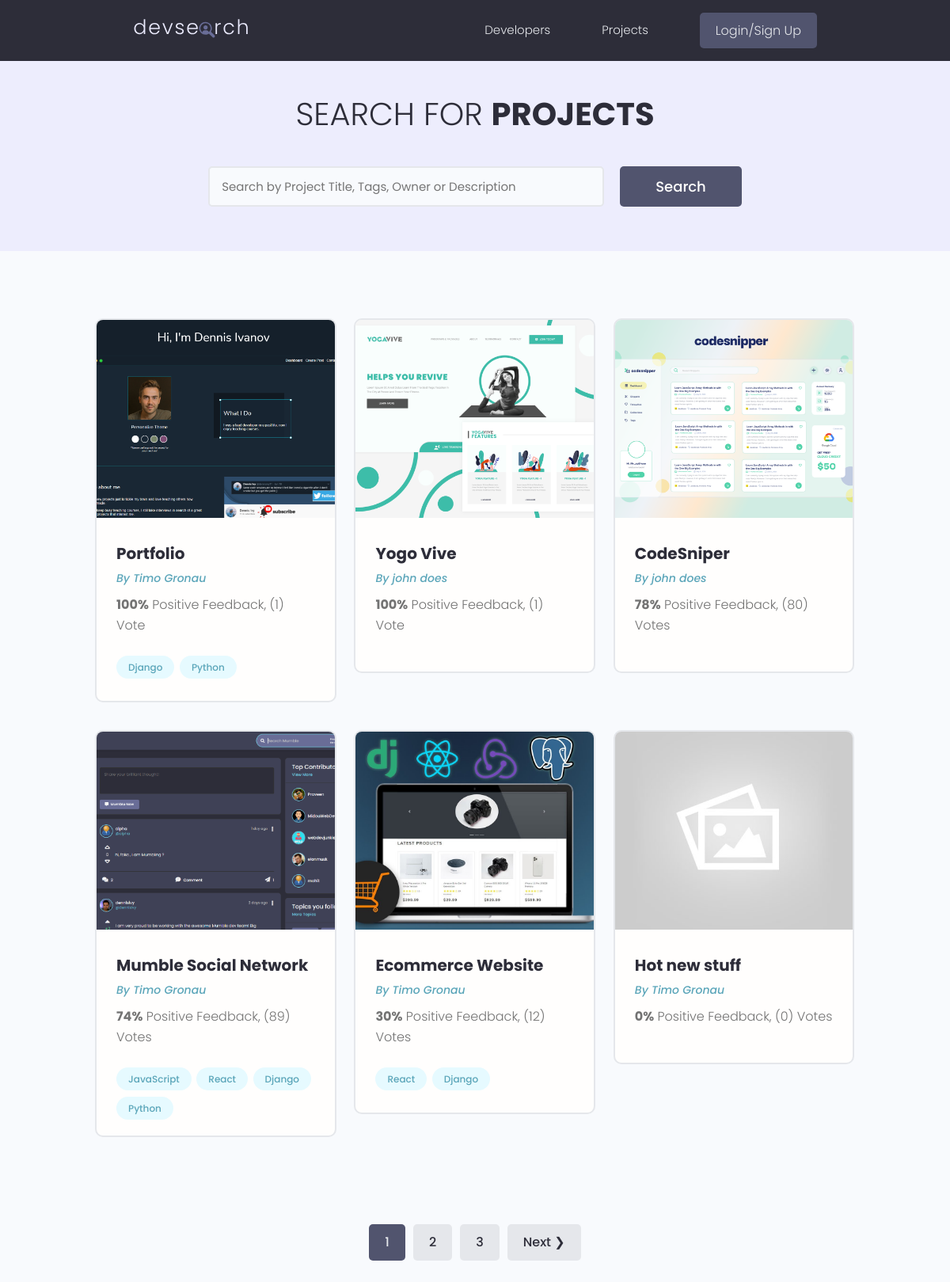
/projects/, run on the app's committed database.
### projects/models.py (models this page shows, shortened)
class Project(CreatedModifiedDateTime):
    id = models.UUIDField(default=uuid.uuid4, unique=True, primary_key=True, editable=False)
    owner = models.ForeignKey(Profile, null=True, blank=True, on_delete=models.SET_NULL)
    title = models.CharField(max_length=200)
    featured_image = models.ImageField(null=True, blank=True, default="default.jpg")
    description = models.TextField(null=True, blank=True) #blank for django, null for database
    demo_link = models.CharField(max_length=2000,null=True, blank=True)
    source_link = models.CharField(max_length=2000, null=True, blank=True)
    tags = models.ManyToManyField('Tag', blank=True) #need quotes bc Tag's below
    vote_total = models.IntegerField(default=0, null=True, blank=True)
    vote_ratio = models.IntegerField(default=0, null=True, blank=True)
    class Meta:
        ordering = ["-vote_ratio", "-vote_total"]

class Tag(CreatedModifiedDateTime):
    name = models.CharField(max_length=200)
    id = models.UUIDField(default=uuid.uuid4, unique=True, primary_key=True, editable=False)
    def __str__(self):
        return self.name

### users/models.py (models this page shows, shortened)
class Profile(models.Model):
    id = models.UUIDField(default=uuid.uuid4, unique=True, primary_key=True, editable=False)
    user = models.OneToOneField(User, on_delete=models.CASCADE, null=True, blank=True)
    name = models.CharField(max_length=200, null=True, blank=True)
    username = models.CharField(max_length=200, null=True, blank=True)
    location = models.CharField(max_length=200, null=True, blank=True)
    email = models.EmailField(max_length=500, blank=True, null=True)
    short_intro = models.CharField(max_length=200, null=True, blank=True)
    bio = models.TextField(blank=True, null=True)
    profile_image = models.ImageField(null=True, blank=True, upload_to="profiles/", default="profiles/user-default.png")
    social_github = models.CharField(max_length=200, null=True, blank=True)
    social_twitter = models.CharField(max_length=200, null=True, blank=True)
    social_linkedin = models.CharField(max_length=200, null=True, blank=True)
    social_stackoverflow = models.CharField(max_length=200, null=True, blank=True)
    social_website = models.CharField(max_length=200, null=True, blank=True)
    created_at = models.DateTimeField(auto_now_add=True)
    skills = models.ManyToManyField('Skill', related_name='profiles')

### projects/views.py (the view)
# urls.py: path("projects/", include("projects.urls")),
def projects(request):
    projects, search_query = search_projects(request)
    page = request.GET.get('page', 1)
    results = 6
    paginator = Paginator(projects, results)
    elided_page_range = paginator.get_elided_page_range(number=page)
    projects = paginator.page(page)
    context = {
            'projects':projects,
            'search_query':search_query,
            "paginator":paginator,
            'elided_page_range':elided_page_range
            }
    return render(request, "projects/projects.html", context)

### projects/utils.py (called while the page is built)
def search_projects(request):
    search_query = ""
    if request.GET.get("search_query"):
        search_query = request.GET.get("search_query")
    projects = Project.objects.distinct().filter(
        Q(title__icontains=search_query)|
        Q(description__icontains=search_query)|
        Q(owner__name__icontains=search_query) |
        Q(tags__name__icontains=search_query)
    )
    return projects, search_query

### projects/templates/projects/projects.html (shortened to what this page needs)
{%extends 'main.html'%} {% block content %}
<main class="projects">
  <section class="hero-section text-center">
    <div class="container container--narrow">
      <div class="hero-section__box">
        <h2>Search for <span>Projects</span></h2>
      </div>
      <div class="hero-section__search">
        <form id="search_form" class="form" action={% url "projects" %} method="get">
          <div class="form__field">
            <input
              class="input input--text"
              id="formInput#search"
              type="text"
              name="search_query"
              placeholder="Search by Project Title, Tags, Owner or Description"
              value="{{search_query}}"
              />
          </div>
          <input class="btn btn--sub btn--lg" type="submit" value="Search" />
        </form>
      </div>
    </div>
  </section>
  <section class="projectsList">
    <div class="container">
      <div class="grid grid--three">
        {%for project in projects %}
        <div class="column">
          <div class="card project">
            <a href="{% url 'project' project.id%}" class="project">
              <img
                class="project__thumbnail"
                src="{{project.featured_image.url}}"
                alt="project thumbnail"
              />
              <div class="card__body">
                <h3 class="project__title">{{project.title}}</h3>
                <p>
                    <a class="project__author" href="{% url 'user-profile' project.owner.id%}">By {{project.owner.name}}</a>
                </p>
                <p class="project--rating">
                  <span style="font-weight: bold">{{project.vote_ratio}}%</span> Positive Feedback,
                  ({{project.vote_total}}) Vote{{project.vote_total|pluralize:"s"}}
                </p>
                <div class="project__tags">
                {% for tag in project.tags.all %}
                  <span class="tag tag--pill tag--main">
                    <small>{{tag}}</small>
                  </span>
                {% endfor %}
                </div>
              </div>
            </a>
          </div>
        </div>
        {% endfor %}
      </div>
    </div>
  </section>
  {% include 'pagination.html' with queryset=projects page_range=elided_page_range %}  </div>
</main>
{% endblock content %}

### static/styles/app.css (style rules this page uses)
:root { --color-sub: #2d2d39; }
.btn--sub { background-color: var(--color-sub-light); }
.card { border: 2px solid var(--color-light); }
img { width: 100%; }
.hero-section { height: 40vh; display: flex; align-items: center; background-color: var(--color-sub); }
.hero-section__box { margin-bottom: 4rem; }
.hero-section__box > h2, .hero-section__box > h2 > span { font-size: 4rem; color: var(--color-light); line-height: 1.3; text-transform: uppercase; }
.hero-section__box > h2 { font-weight: 300; }
.hero-section__box > h2 > span { font-weight: 700; }
.hero-section__search > .form { display: flex; align-items: center; justify-content: center; gap: 2rem; }
.hero-section__search > .form input.input--text { width: 50rem; }
.project__author { font-size: 1.4rem; font-style: italic; }
.project--rating { margin-bottom: 1.6em; margin-top: .5em; }
.projects > .hero-section { background: var(--color-sub-lighter); height: 30vh; }
.projects .hero-section__box { margin-bottom: 2.5rem; }
.projects .hero-section__box > h2 { color: var(--color-sub); }
.projects .hero-section__box > h2 > span { font-weight: 700; color: var(--color-sub); }
.projectsList { margin-top: 8rem; }
.project__thumbnail { height: 25rem; object-fit: cover; object-position: top center; }
.project__title { font-size: 2rem; font-weight: 700; color: var(--color-sub); }

### static/uikit/styles/modules/_variables.css (style rules this page uses)
:root { --color-main: #5aa5b9; --color-main-light: #e6faff; --color-sub: #3f4156; --color-sub-light: #51546e; --color-sub-lighter: #ededfd; --color-text: #737373; --color-gray: #8b8b8b; --color-light: #e5e7eb; --color-light-gray: #767676; --color-bg: #f8fafd; --color-white: #fffefd; --color-white-light: #f3f3f3; --color-success: #359e64; --color-success-bg: #def8e8; --color-error: #fc4b0b; --color-error-bg: #fff2ee; --font-base: 'Poppins', arial, helvetica, 'Segoe UI', roboto, ubuntu, sans-serif; --font-monospace: 'Fira Code', 'Courier New', courier, monospace; --font-regular: 300; --font-medium: 500; --font-bold: 700; --generic-shadow: 1px 1px 5px #00000010; --generic-transition: all 0.3s ease-in-out; }

### static/uikit/styles/modules/_base.css (style rules this page uses)
* { margin: 0; padding: 0; box-sizing: border-box; text-rendering: optimizeLegibility; color: inherit; font-size: inherit; }
html { font-size: 50%; }
@media only screen and (min-width: 480px) { html { font-size: 56.25%; } }
@media only screen and (min-width: 1200px) { html { font-size: 62.5%; } }
body { line-height: 1.6; font-weight: 400; font-size: 1.5rem; color: var(--color-text); background-color: var(--color-bg); min-height: 100vh; }

### static/uikit/styles/modules/_typography.css (style rules this page uses)
* { font-family: var(--font-base); }
h2 { font-size: 3.6rem; font-weight: var(--font-bold); }
h3 { font-size: 3.2rem; font-weight: var(--font-medium); }
p, span, strong { font-size: 1.6rem; color: var(--color-text); font-weight: var(--font-regular); }
a { padding-bottom: 2px; text-decoration: none; display: inline-block; color: var(--color-main); font-weight: var(--font-medium); }

### static/uikit/styles/modules/_utilities.css (style rules this page uses)
.container { width: 92%; max-width: 165rem; margin: 0 auto; box-sizing: border-box; }
.container--narrow { width: 92%; max-width: 120rem; }
@media screen and (min-width: 1000px) { .container { width: 90%; } }
@media screen and (min-width: 1000px) { .container--narrow { width: 85%; } }
@media screen and (min-width: 1200px) { .container { width: 80%; } }
@media screen and (min-width: 1200px) { .container--narrow { width: 72%; } }
.text-center { text-align: center; }

### static/uikit/styles/modules/_button.css (style rules this page uses)
.btn { display: inline-block; position: relative; cursor: pointer; background-color: var(--color-light); font-weight: var(--font-medium); color: var(--color-sub); text-decoration: none; padding: 1rem 2rem; border-radius: 0.5rem; border: none; width: -webkit-fit-content; width: -moz-fit-content; width: fit-content; height: -webkit-fit-content; height: -moz-fit-content; height: fit-content; font-size: 1.6rem; outline-width: 0; outline-color: transparent; -webkit-backface-visibility: hidden; backface-visibility: hidden; transition: all 0.3s ease-in-out; }
.btn--sub { background-color: var(--color-sub); color: var(--color-white); }
.btn--lg { font-size: 1.8rem; padding: 1.2rem 4.5rem; }

### static/uikit/styles/modules/_card.css (style rules this page uses)
.card { border-radius: 1rem; background-color: var(--color-white); border: 1.5px solid var(--color-light); width: auto; height: auto; margin-top: 0.5rem; margin-bottom: 0.5rem; overflow: hidden; }
.card__body, .card__header { padding: 2rem 2.5rem; }

### data on the page
Project: featured_image (picture), title "Portfolio", owner.name "Timo Gronau", vote_ratio "100", vote_total "1"
Tag: name "Django"
Tag: name "Python"
Project: featured_image (picture), title "Yogo Vive", owner.name "john does", vote_ratio "100", vote_total "1"
Project: featured_image (picture), title "CodeSniper", owner.name "john does", vote_ratio "78", vote_total "80"
Project: featured_image (picture), title "Mumble Social Network", owner.name "Timo Gronau", vote_ratio "74", vote_total "89"
Tag: name "JavaScript"
Tag: name "React"
Project: featured_image (picture), title "Ecommerce Website", owner.name "Timo Gronau", vote_ratio "30", vote_total "12"
Project: featured_image (placeholder picture), title "Hot new stuff", owner.name "Timo Gronau", vote_ratio "0", vote_total "0"

### other printed values
{{ page }} "1"
{{ page }} "2" "3"
